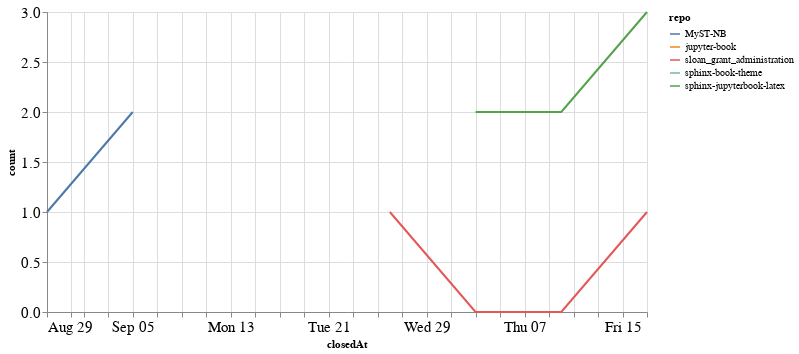

Source (notebook cell):
### Code cell
closed_by_time = closed_by.groupby('repo').resample('W', on='closedAt').count()['author'].reset_index()
closed_by_time = closed_by_time.rename(columns={'author': 'count'})

alt.Chart(closed_by_time, width=600).mark_line().encode(
    x='closedAt',
    y='count',
    color='repo',
    tooltip="repo"
)

### Figure 1 — Vega-Lite specification as saved in the notebook (floating-point values rounded to 4 significant figures)
{"config": {"axisLeft": {"labelFontSize": 15}, "axisBottom": {"labelFontSize": 15}}, "data": {"name": "data-d14711fa546e1322e79c4f143b9b6c27"}, "mark": "line", "encoding": {"color": {"type": "nominal", "field": "repo"}, "tooltip": {"type": "nominal", "field": "repo"}, "x": {"type": "temporal", "field": "closedAt"}, "y": {"type": "quantitative", "field": "count"}}, "width": 600, "$schema": "https://vega.github.io/schema/vega-lite/v4.8.1.json", "datasets": {"data-d14711fa546e1322e79c4f143b9b6c27": [{"repo": "MyST-NB", "closedAt": "2021-08-29T00:00:00", "count": 1}, {"repo": "MyST-NB", "closedAt": "2021-09-05T00:00:00", "count": 2}, {"repo": "jupyter-book", "closedAt": "2021-08-29T00:00:00", "count": 2}, {"repo": "sloan_grant_administration", "closedAt": "2021-09-26T00:00:00", "count": 1}, {"repo": "sloan_grant_administration", "closedAt": "2021-10-03T00:00:00", "count": 0}, {"repo": "sloan_grant_administration", "closedAt": "2021-10-10T00:00:00", "count": 0}, {"repo": "sloan_grant_administration", "closedAt": "2021-10-17T00:00:00", "count": 1}, {"repo": "sphinx-book-theme", "closedAt": "2021-09-26T00:00:00", "count": 1}, {"repo": "sphinx-jupyterbook-latex", "closedAt": "2021-10-03T00:00:00", "count": 2}, {"repo": "sphinx-jupyterbook-latex", "closedAt": "2021-10-10T00:00:00", "count": 2}, {"repo": "sphinx-jupyterbook-latex", "closedAt": "2021-10-17T00:00:00", "count": 3}]}}
